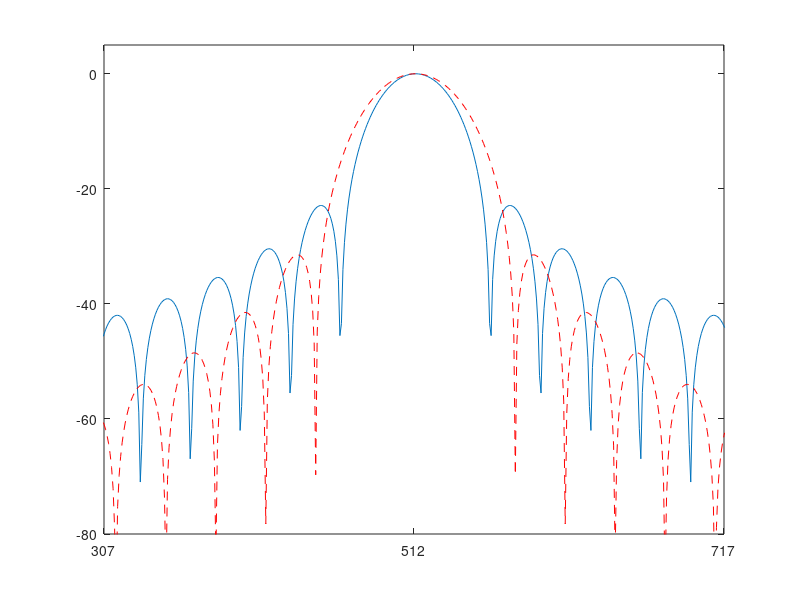

The MATLAB script that drew this image: (Note: this script raises an error after producing the figure.)
% Main function for running exercises
function main()
    % Declare the number of samples in the sine wave
    N = 32;
    % Declare the sample rate
    fs = 2048;
    % Create indexes 1 - N
    time = [0:N-1];
    % Declare the frequency as 128Hz
    frequency = 128;
    % Declare the amplitude
    amplitude = 1.0;

    % Generate signal x from parameters
    x = 1*sin(2*pi*128*(time/fs)) + 0.2*sin(2*pi*220*(time/fs)) + ...
    0.01*cos(2*pi*525*(time/fs));

    % Compute the DFT of the sine wave
    X = fft(x);
    
    % Pad with zeros to make vector 2048 samples long
    X2 = fft([x, zeros(1, 2048-N)]);


    % Calculate absolute magnitude of spectrum
    X = abs(X);
    X2 = abs(X2);

    % Zero pad smaller vector so they are the same sie for plotting
    % Kronecker padding technique taken from: http://stackoverflow.com/questions/11776251/inserting-variable-number-of-zeros-between-non-zero-elements-in-a-vector-in-matl
    zero_p = length(X2) / length(X);
    b = [1 zeros(1,zero_p-1)];
    X = kron(X, b);
    X(X == 0) = NaN;

    N = 31;
    tri_win = (((N-1.0)/2.0)-abs((0:N-1)-((N-1.0)/2.0)))*(2.0/(N-1.0));
    % tri_win
    N = 32;
    rect_win = ones(N);
    sine_win = sin(pi*(0:N-1)/(N-1));
    hann_win = 0.5*(1-cos(2*pi*(0:N-1)/(N-1)));
    figure;
    X = fft(sine_win, 1024);
    X = fftshift(X);
    X = 20*log10(abs(X)/max(abs(X)));
    max(X(437:460))

    % [m, im] = min(X(459:467));
    % %op1 = (im + 459) / 1024.;
    % op1 = im + 459
    % [m, im] = min(X(556:568));
    % %op2 = (im + 556) /1024.;
    % op2 = im + 556
    % op2 - op1

    plot(X)
    hold on;
    axis([int64((1024/2.)-(1024*0.2)), int64((1024/2.)+(1024*0.2)), -80, 5]);
    X = fft(hann_win, 1024);
    X = 20*log10(abs(X)/max(abs(X)));
    X = fftshift(X);
    max(X(418:445))
    % [m, im] = min(X(446:457));
    % %op1 = (im + 446) / 1024.;
    % op1 = im + 446;
    % [m, im] = min(X(574:584));
    % %op2 = (im + 574) /1024.;
    % op2 = im + 574;
    % op2 - op1

    plot(X, '--r')
    %axis([-0.2, 0.2, -80, 5]);
    set(gca,'XTickMode','manual');
    set(gca,'XTick',int64([(1024/2.)-(1024*0.2), 512, (1024/2.)+(1024*0.2)]));
    set(gca,'XtickLabels', [-0.2, 0, 0.2]);
    legend('Sine','Hann')
    return;

    hold on;
    plot(tri_win, 'b')
    plot(hann_win, 'r')
    plot(sine_win, 'g')
    plot(rect_win, 'c')
    axis([-1, 33, 0, 1.1])

    figure

    % Plot the absolute magnitude of the DFT to a graph
    stem(X(1:2048/2));
    hold on
    plot(X2(1:2048/2));
    % Set xlabel to show bin 10 bin indexes
    set(gca,'XTickMode','manual');
    set(gca,'XTick',int64((1:10)*(1024/10)));
    set(gca,'XtickLabels',int64((1:10)*((fs/2)/10)));


    % Turn on grid
    grid on;
    
    % Add a title to the graph
    title('DFT of x')
    
    % Label the x axis as 'Frequency'
    xlabel('Bin Index')
    % Label the y axis as 'Magnitude'
    ylabel('Magnitude |X|')
